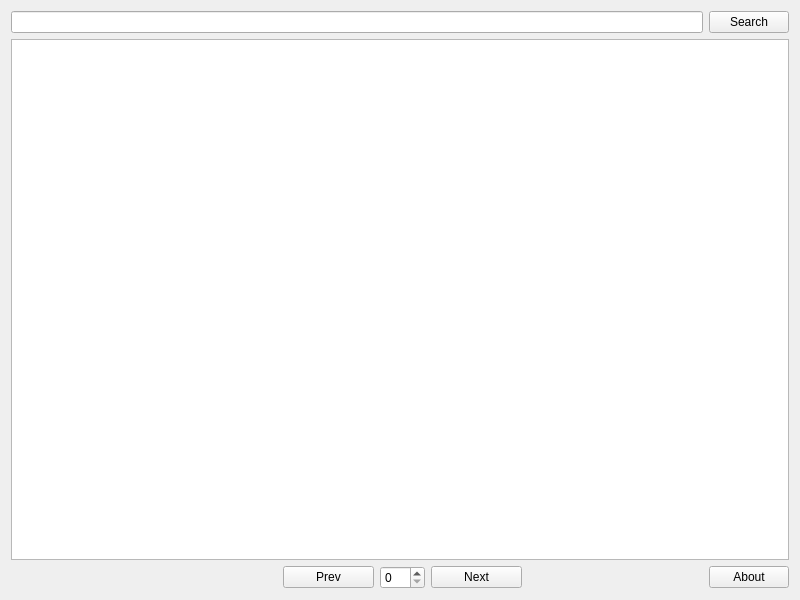
<?xml version="1.0" encoding="UTF-8"?>
<ui version="4.0">
 <class>Widget</class>
 <widget class="QWidget" name="Widget">
  <property name="geometry">
   <rect>
    <x>0</x>
    <y>0</y>
    <width>800</width>
    <height>600</height>
   </rect>
  </property>
  <property name="windowTitle">
   <string>Widget</string>
  </property>
  <layout class="QVBoxLayout" name="verticalLayout">
   <item>
    <layout class="QHBoxLayout" name="horizontalLayout_2">
     <item>
      <widget class="QLineEdit" name="lineEdit_searchbar"/>
     </item>
     <item>
      <layout class="QHBoxLayout" name="horizontalLayout">
       <item>
        <widget class="QPushButton" name="Button_search">
         <property name="text">
          <string>Search</string>
         </property>
        </widget>
       </item>
      </layout>
     </item>
    </layout>
   </item>
   <item>
    <widget class="QTableWidget" name="tableWidget">
     <property name="focusPolicy">
      <enum>Qt::NoFocus</enum>
     </property>
     <property name="contextMenuPolicy">
      <enum>Qt::DefaultContextMenu</enum>
     </property>
     <property name="sizeAdjustPolicy">
      <enum>QAbstractScrollArea::AdjustToContentsOnFirstShow</enum>
     </property>
     <property name="editTriggers">
      <set>QAbstractItemView::NoEditTriggers</set>
     </property>
     <property name="tabKeyNavigation">
      <bool>false</bool>
     </property>
     <property name="showDropIndicator" stdset="0">
      <bool>false</bool>
     </property>
     <property name="dragDropOverwriteMode">
      <bool>false</bool>
     </property>
     <property name="selectionMode">
      <enum>QAbstractItemView::NoSelection</enum>
     </property>
     <property name="textElideMode">
      <enum>Qt::ElideMiddle</enum>
     </property>
     <property name="verticalScrollMode">
      <enum>QAbstractItemView::ScrollPerPixel</enum>
     </property>
     <property name="horizontalScrollMode">
      <enum>QAbstractItemView::ScrollPerPixel</enum>
     </property>
     <property name="showGrid">
      <bool>false</bool>
     </property>
     <property name="rowCount">
      <number>0</number>
     </property>
     <property name="columnCount">
      <number>0</number>
     </property>
     <attribute name="horizontalHeaderVisible">
      <bool>false</bool>
     </attribute>
     <attribute name="horizontalHeaderHighlightSections">
      <bool>false</bool>
     </attribute>
     <attribute name="verticalHeaderVisible">
      <bool>false</bool>
     </attribute>
     <attribute name="verticalHeaderHighlightSections">
      <bool>false</bool>
     </attribute>
    </widget>
   </item>
   <item>
    <layout class="QHBoxLayout" name="horizontalLayout_3" stretch="6,2,1,2,4,1">
     <item>
      <spacer name="horizontalSpacer">
       <property name="orientation">
        <enum>Qt::Horizontal</enum>
       </property>
       <property name="sizeHint" stdset="0">
        <size>
         <width>40</width>
         <height>20</height>
        </size>
       </property>
      </spacer>
     </item>
     <item>
      <widget class="QPushButton" name="Button_Prev">
       <property name="text">
        <string>Prev</string>
       </property>
      </widget>
     </item>
     <item>
      <widget class="QSpinBox" name="spinBox"/>
     </item>
     <item>
      <widget class="QPushButton" name="Button_Next">
       <property name="text">
        <string>Next</string>
       </property>
      </widget>
     </item>
     <item>
      <spacer name="horizontalSpacer_2">
       <property name="orientation">
        <enum>Qt::Horizontal</enum>
       </property>
       <property name="sizeHint" stdset="0">
        <size>
         <width>40</width>
         <height>20</height>
        </size>
       </property>
      </spacer>
     </item>
     <item>
      <widget class="QPushButton" name="pushButton">
       <property name="text">
        <string>About</string>
       </property>
      </widget>
     </item>
    </layout>
   </item>
  </layout>
 </widget>
 <resources/>
 <connections/>
</ui>
